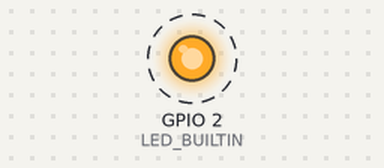
Simulated run of this sketch. Board: ESP8266 (NodeMCU). Shown: output pins drawn as LEDs (lit = HIGH, except the on-board LED, lit = LOW). Dashed ring = blinking. WiFi joins after 1.5 s; servers stay silent unless stated; what the sketch prints to the serial monitor is not drawn.

Above: at 2.0 s.
Timing chart, 0 to 5.0 s (numbered marks = the images above):
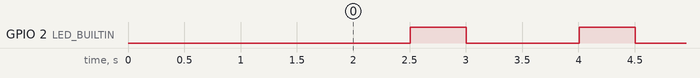

The sketch:

esp_test.ino
```cpp
#include <ESP8266WiFi.h>
#include <ESP8266mDNS.h>
#include <WiFiUdp.h>
#include <ArduinoOTA.h>

#ifndef STASSID
#define STASSID "Explabs"
#define STAPSK  "Huttka12"
#endif

const char* ssid = STASSID;
const char* password = STAPSK;

void setup(void)
{
  Serial.begin(115200);
  Serial.println("Booting");
  WiFi.mode(WIFI_STA);
  WiFi.begin(ssid, password);
  while (WiFi.waitForConnectResult() != WL_CONNECTED) {
    Serial.println("Connection Failed! Rebooting...");
    delay(5000);
    ESP.restart();
  }
  Serial.println("");
  Serial.println("WiFi connected");
  Serial.println(WiFi.localIP());

  ArduinoOTA.onStart([]() {
    String type;
    if (ArduinoOTA.getCommand() == U_FLASH) {
      type = "sketch";
    } else { // U_FS
      type = "filesystem";
    }

    // NOTE: if updating FS this would be the place to unmount FS using FS.end()
    Serial.println("Start updating " + type);
  });
  ArduinoOTA.onEnd([]() {
    Serial.println("\nEnd");
  });
  ArduinoOTA.onProgress([](unsigned int progress, unsigned int total) {
    Serial.printf("Progress: %u%%\r", (progress / (total / 100)));
  });
  ArduinoOTA.onError([](ota_error_t error) {
    Serial.printf("Error[%u]: ", error);
    if (error == OTA_AUTH_ERROR) {
      Serial.println("Auth Failed");
    } else if (error == OTA_BEGIN_ERROR) {
      Serial.println("Begin Failed");
    } else if (error == OTA_CONNECT_ERROR) {
      Serial.println("Connect Failed");
    } else if (error == OTA_RECEIVE_ERROR) {
      Serial.println("Receive Failed");
    } else if (error == OTA_END_ERROR) {
      Serial.println("End Failed");
    }
  });
  ArduinoOTA.begin();
  Serial.println("Ready");
  Serial.print("IP address: ");
  Serial.println(WiFi.localIP());

  pinMode(LED_BUILTIN, OUTPUT);
}
void loop() {
  ArduinoOTA.handle();
  digitalWrite(LED_BUILTIN, LOW);   // Turn the LED on (Note that LOW is the voltage level
  // but actually the LED is on; this is because
  // it is active low on the ESP-01)
  delay(1000);                      // Wait for a second
  digitalWrite(LED_BUILTIN, HIGH);  // Turn the LED off by making the voltage HIGH
  delay(500);                      // Wait for two seconds (to demonstrate the active low LED)
}
```

Measured:
- by itself, GPIO 2 (LED_BUILTIN): alternates HIGH for 0.50 s and LOW for 1.0 s
